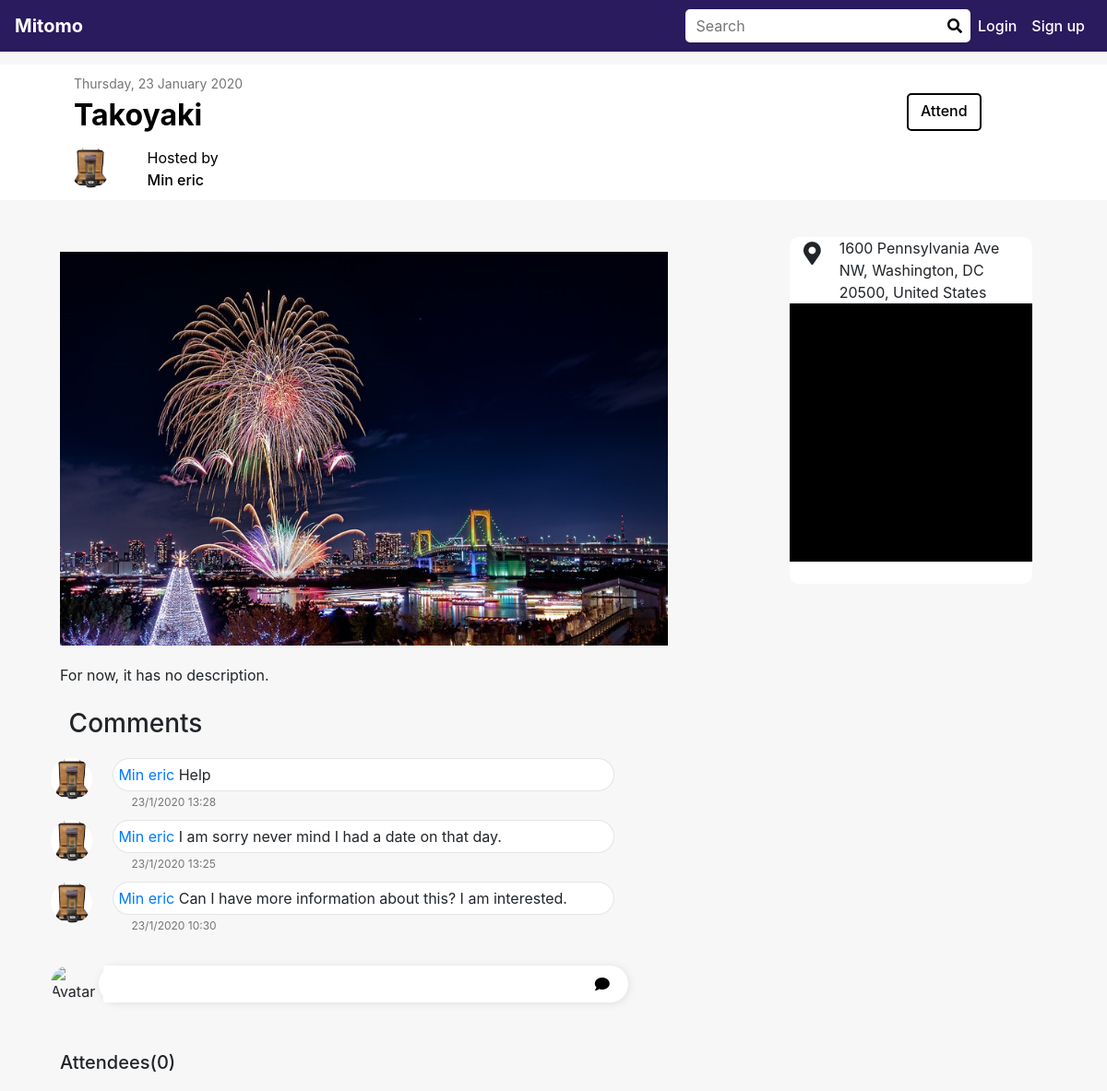
Screenshot of /detail/7/ with the database file from the repository.
### tomo/models.py (models this page shows, shortened)
class Event(models.Model):
    name = models.CharField(max_length=1024)
    detail = models.TextField()
    hosted_at = models.DateTimeField(default=timezone.now())
    created_at = models.DateTimeField(default=timezone.now())
    tags = models.ManyToManyField(Tag)
    address = models.TextField(default="")
    lat = models.FloatField(default=1)
    lng = models.FloatField(default=1)
    host = models.ForeignKey(User, related_name="events", on_delete=models.CASCADE, default=8)
    cover_image = models.ImageField(upload_to=getEventImageFolder, default="default.jpg")
    attendees = models.ManyToManyField(User)

class User(AuthUser):
    description = models.TextField(default="")
    contact = models.TextField(default="")
    age = models.IntegerField(default=0)
    first_time = models.IntegerField(default=1)
    tags = models.ManyToManyField(Tag)
    avatar_image = models.ImageField(upload_to=getUserImageFolder, default="default.jpg")

class Comment(models.Model):
    content = models.TextField()
    like = models.IntegerField(default=0)
    dislike = models.IntegerField(default=0)
    date = models.DateTimeField(default=timezone.now())
    event = models.ForeignKey(Event, related_name='comments', on_delete=models.CASCADE, default=1)
    user = models.ForeignKey(User, related_name='comments', on_delete=models.CASCADE, default=8)

### tomo/views.py (the view, shortened to what this page needs)
# urls.py: path('detail/<int:event_id>/', views.detail, name='detail'), #event_detail
def detail(request, event_id):
    try:
        event = Event.objects.get(pk=event_id)
    except Event.DoesNotExist:
        raise Http404("Event does not exist")
    try:
        user = User.objects.get(pk=getCurrentUserId(request))
        attended = event.attendees.filter(pk=user.id).exists()
        hosted = False
        if event.host == user:
            hosted = True
        context = {
            'event': event,
            'comments': event.comments.order_by('-date'),
            'user': user,
            'attended': attended,
            'hosted': hosted,
        }
    except:
        context = {
            'event': event,
            'comments': event.comments.order_by('-date'),
        }
    return render(request, 'detail.html', context)

### tomo/helper.py (called while the page is built)
def getCurrentUserId(request):
    if 'user_id' in request.session and request.session['user_id']:
        user_id = request.session['user_id']
        try:
            user = User.objects.get(pk=user_id)
        except:
            return NO_USER
        return request.session['user_id']
    else:
        return NO_USER

### tomo/templates/detail.html (shortened to what this page needs)
{% load static %}
<!DOCTYPE html>
<html>
    <head>
        <link rel="stylesheet" href="https://use.fontawesome.com/releases/v5.7.0/css/all.css"
>
        <link rel="stylesheet" href="//code.jquery.com/ui/1.12.1/themes/base/jquery-ui.css">
        <link rel="stylesheet" type="text/css" href="{% static 'css/bootstrap.min.css' %}" />
        <link rel="stylesheet" type="text/css" href="{% static 'css/all.min.css' %}" />
        <link rel="stylesheet" type="text/css" href="{% static 'css/detail.css' %}" />
    </head>
    <body class = "body">
        <div class="head-bar">
            {% include 'navbar.html' %}
        </div>
        <div class="top">
            <div class="event-time">{{ event.hosted_at | date:"l, j F Y" }}</div>
            <div class="row">
                <div class="col-3 event-name">
                    {{ event.name }}
                </div>
                <div class="col-2 offset-6">
                    {% if attended %}
                        <div class="attend-btn" onclick="attend()">
                            <i class="fa fa-check"> </i>Attended
                        </div>
                    {% elif hosted %}
                        <div class="attend-btn" onclick="update()">
                            Update
                        </div>
                    {% else %}
                        <div class="attend-btn" onclick="attend()">
                            Attend
                        </div>
                    {% endif %}
                </div>
            </div>
            <div class="row host-row">
                <div class="col-1 padding-0">
                    <div class="host-avatar-image-div">
                        <img class="host-avatar-image" src="{{ event.host.avatar_image.url }}">
                    </div>
                </div>
                <div class="col-3  padding-0">
                        <div>Hosted by</div>
                        <a class="host-name" href="{% url 'user_profile' event.host.username %}">{{ event.host.first_name }} {{ event.host.last_name }}</a>
                </div>
            </div>
        </div>
        <div class="box">
            <div class="row">
                <div class="one col-7">
                    <img id="ava" src="{{ event.cover_image.url }}" alt="Avatar">
                    {% if event.detail %}
                        <div>{{ event.detail | linebreaksbr}}</div>
                    {% else %}
                        <div>For now, it has no description.</div>
                    {% endif %}
                    <br>
                    <h3 class="comments-title" style="padding-left: 1.2vh;" >Comments</h3>
                    {% if comments %}
                        {% for comment in comments %}
                            <div class="row comment">
                                <div class="comment-image col-1">
                                    <img class="avatar-image" src="{{ comment.user.avatar_image.url }}" alt="Avatar">
                                </div>
                                <div class="col-10">
                                    <div class="comment-text">
                                        <a href="{% url 'user_profile' comment.user.username %}">{{ comment.user.first_name }} {{ comment.user.last_name }}</a> {{ comment.content | linebreaksbr }}
                                    </div>
                                    <div class="comment-time">
                                        {{ comment.date | date:"j/n/Y G:i"}}
                                    </div>
                                </div>
                            </div>
                        {% endfor %}
                    {% endif %}
                    <br>
                    <form action="{% url 'detail' event.id %}" method="post">
                        <div class="row">
                            <div class="comment-image col-1">
                                <img class="avatar-image" src="{{ user.avatar_image.url }}" alt="Avatar">
                            </div>
                            <div class="col-10 comment-text-input row ">
                                <textarea class="col-11" id="textInput" name="comment_text"  rows="1" ></textarea>
                                <button type="submit" class="btn col-1 comment-btn"><i class="fas fa-comment"></i></button>
                            </div>
                        </div>
                    </form>
                    <div class="attendees">Attendees({{event.attendees.all.count}})</div>
                </div>
                <div class="col-3 offset-1">
                    <div class="four">
                        <div class="row">
                            <div class="col-2 map-marker">
                                <i class="fa fa-map-marker-alt"></i>
                            </div>
                            <div class="col-9">
                                {{ event.address }}
                            </div>
                        </div>
                        <div id="map"></div>
                        <div><br></div>
                    </div>
                </div>
            </div>
        </div>
    </body>
</html>

### tomo/templates/navbar.html (shortened to what this page needs)
{% load static %}
<link rel="stylesheet" href="{% static 'css/navbar.css' %}">
<nav class="navbar navbar-expand-lg fixed-top">
        <div class="navbar-header">
            <a class="navbar-brand" href="/index"><b>Mitomo</b></a>
        </div>
        <div class="search-bar">
            <form class="" autocomplete="off">
                <input id="search-input" class="search-input" type="search" placeholder="Search" aria-label="Search">
                <button type="submit" class="search-button"><i class="fa fa-search"></i></button>
            </form>
        </div>
        {% if not other_user %}
            {% if notLogin == None %}
                {% if user.username %}
                <ul class="navbar-nav ">
                    <li class="nav-item">
                        <a class="nav-link" href="{% url 'create' %}">Create event<span class="sr-only">(current)</span></a>
                    </li>
                </ul>
                <ul class="action-options navbar-nav navbar-right">
                    <li class="nav-item dropdown">
                        <a class="nav-link dropdown-toggle user-options" href="#" id="" role="button" data-toggle="dropdown" aria-haspopup="true" aria-expanded="false">
                        {{ user.first_name }} {{ user.last_name }}
                        </a>
                        <ul class="dropdown-menu dropdown-menu-right" aria-labelledby="navbarDropdown">
                            <li class="dropdown-item-wrapper"><a class="dropdown-item first-dropdown-item" href="{% url 'user_profile' user.username %}">Profile</a></li>
                            <li class="dropdown-item-wrapper"><a class="dropdown-item" href="{% url 'settings' %}">Settings</a></li>
                            <li class="dropdown-item-wrapper"><a class="dropdown-item" href="{% url 'logout' %}">Logout</a></li>
                        </ul>
                    </li>
                </ul>
                {% else %}
                    <ul class="navbar-nav ">
                        <li class="nav-item">
                            <a class="nav-link" href="{% url 'login' %}">Login <span class="sr-only">(current)</span></a>
                        </li>
                        <li class="nav-item">
                            <a class="nav-link" href="{% url 'signup' %}">Sign up</a>
                        </li>
                    </ul>
                {% endif %}
            {% endif %}
        {% endif %}
</nav>

### tomo/static/css/detail.css (style rules this page uses)
.top { background-color: white; padding-left: 80px; padding-top: 10px; padding-bottom: 10px; color: black ; margin-bottom: 40px; }
.box { border-radius: 25px; display: block; margin: 40px 0px 0px 60px; }
.one { border-radius: 25px; height: auto; min-height: 50vh; padding: 1vh 1vw; padding-right: 1.5vh; margin: 1vh; }
.four { border-radius: 10px; background-color: white; }
.event-time { font-size: 14px; color: rgb(117, 117, 117); font-weight: 400px; }
.event-name { font-size: 32px; font-weight: 700; margin-bottom: 10px; }
.row.host-row { margin-right: 0px; }
.attend-btn { border: 2px solid black; color: rgba(0, 0, 0, .2) font-size: 18px; border-radius: 5px; font-weight: 500; width: 50%; height: 70%; margin: auto; padding-top: 5px; text-align: center; }
.host-name { font-size: 16px; font-weight: 500; color: black; }
.host-avatar-image-div { margin-left: 10px; }
.host-avatar-image { height: 45px; width: 45px; border-radius: 50px; padding-right: 0px; fit-content: cover; }
#ava { width: 100%; height: auto; margin-bottom: 20px; }
#map { width: 100%; height: 35vh; background-color:black; }
.comments-title { margin-bottom: 20px; }
.comment { margin-top: 10px; margin-bottom: 10px; }
.comment-image { padding-left: 5px; padding-right: 0; }
.comment-text { margin-left: 0px; padding-top: 5px; padding-bottom: 5px; padding-left: 5px; padding-right: 5px; border-radius: 20px; background: white; }
.comment-text-input { margin-left: 0px; padding-top: 0px; padding-bottom: 0px; padding-left: 5px; padding-right: 5px; border-radius: 20px; background: white; box-shadow: 1px 1px 10px rgba(0, 0, 0, .1); }
#textInput { border: none; outline: none; resize: none; padding-top: 5px; padding-bottom: 1px; }
.comment-btn { background: transparent; }
.comment-time { font-size: 12px; color: rgb(117, 117, 117); font-weight: 400px; margin-top: 3px; padding-left: 20px; }
.avatar-image { height: 45px; width: 45px ; border-radius: 40px; fit-content: cover; }
.map-marker { text-align: right; display: table-cell; vertical-align: middle; font-size: 25px; padding: 0px 0px 0px 0px; margin-right: 5px; }
.attendees { margin-top: 50px; font-size: 20px; font-weight: 500; }
img { fit-content: cover; }
body { background-color: rgba(0, 0, 0, .03); }
.padding-0 { padding-right:0; padding-left:0; }
.comment-text { border: 1px solid rgba(0, 0, 0, .1); }

### tomo/static/css/navbar.css (style rules this page uses)
.head-bar { margin-bottom: 70px; }
.navbar { background: #2a1a5e; }
.navbar-brand { color: white; }
.nav-link { color: white; font-weight: 500; }
.search-bar { border: solid white 0px; border-radius: 5px; background-color: white; }
.search-input { border: none; margin: 5px 10px 5px 10px; }
.search-button { background: none; border: none; margin: 5px 3px 5px 2px; }

### rows the page displays
Event: hosted_at "Thursday, 23 January 2020", name "Takoyaki", host.avatar_image (placeholder picture), host.first_name "Min", host.last_name "eric", cover_image (picture), attendees.all.count "0", address "1600 Pennsylvania Ave NW, Washington, DC 20500, United States"
Comment: user.avatar_image (placeholder picture), user.first_name "Min", user.last_name "eric", content "Help", date "23/1/2020 13:28"
Comment: user.avatar_image (placeholder picture), user.first_name "Min", user.last_name "eric", content "I am sorry never mind I had a date on that day.", date "23/1/2020 13:25"
Comment: user.avatar_image (placeholder picture), user.first_name "Min", user.last_name "eric", content "Can I have more information about this? I am interested.", date "23/1/2020 10:30"
